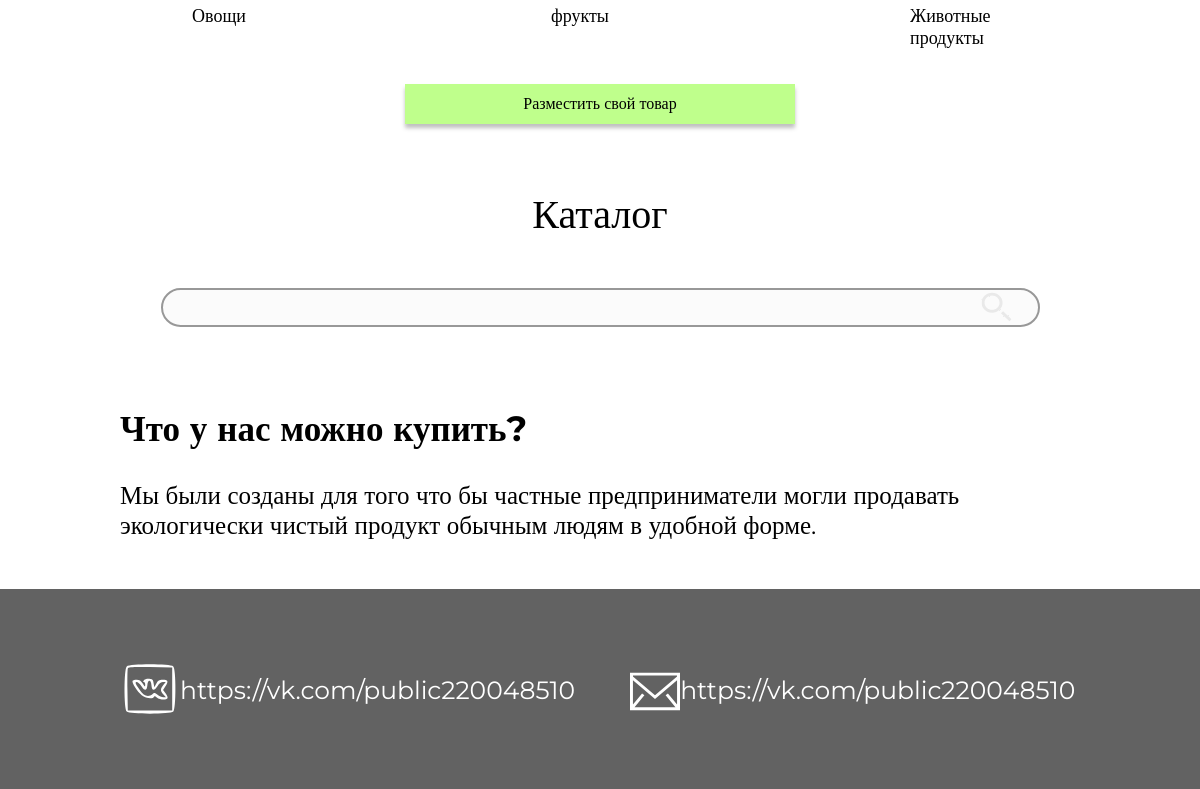
Before: / (lower part) with the older database file.
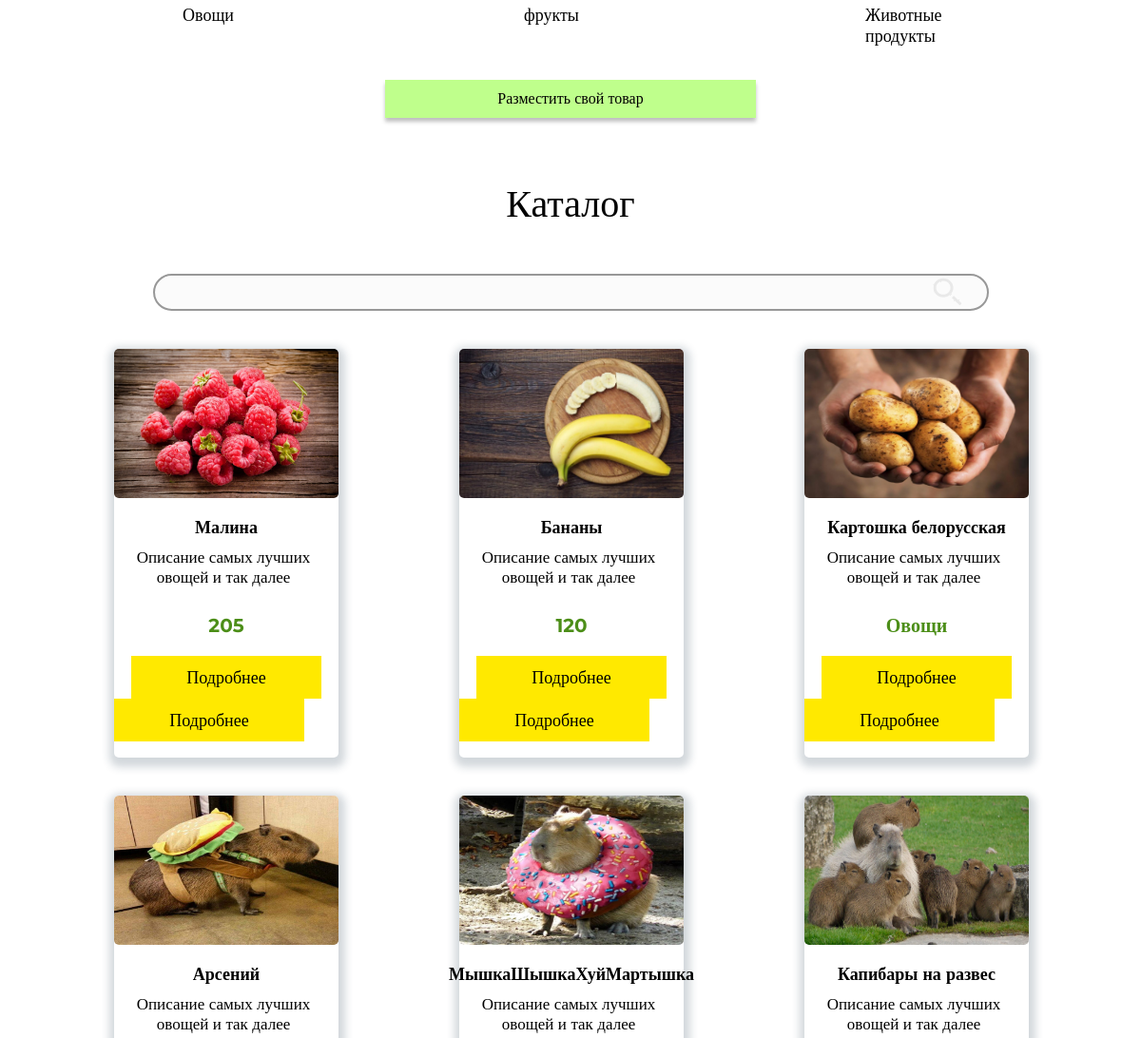
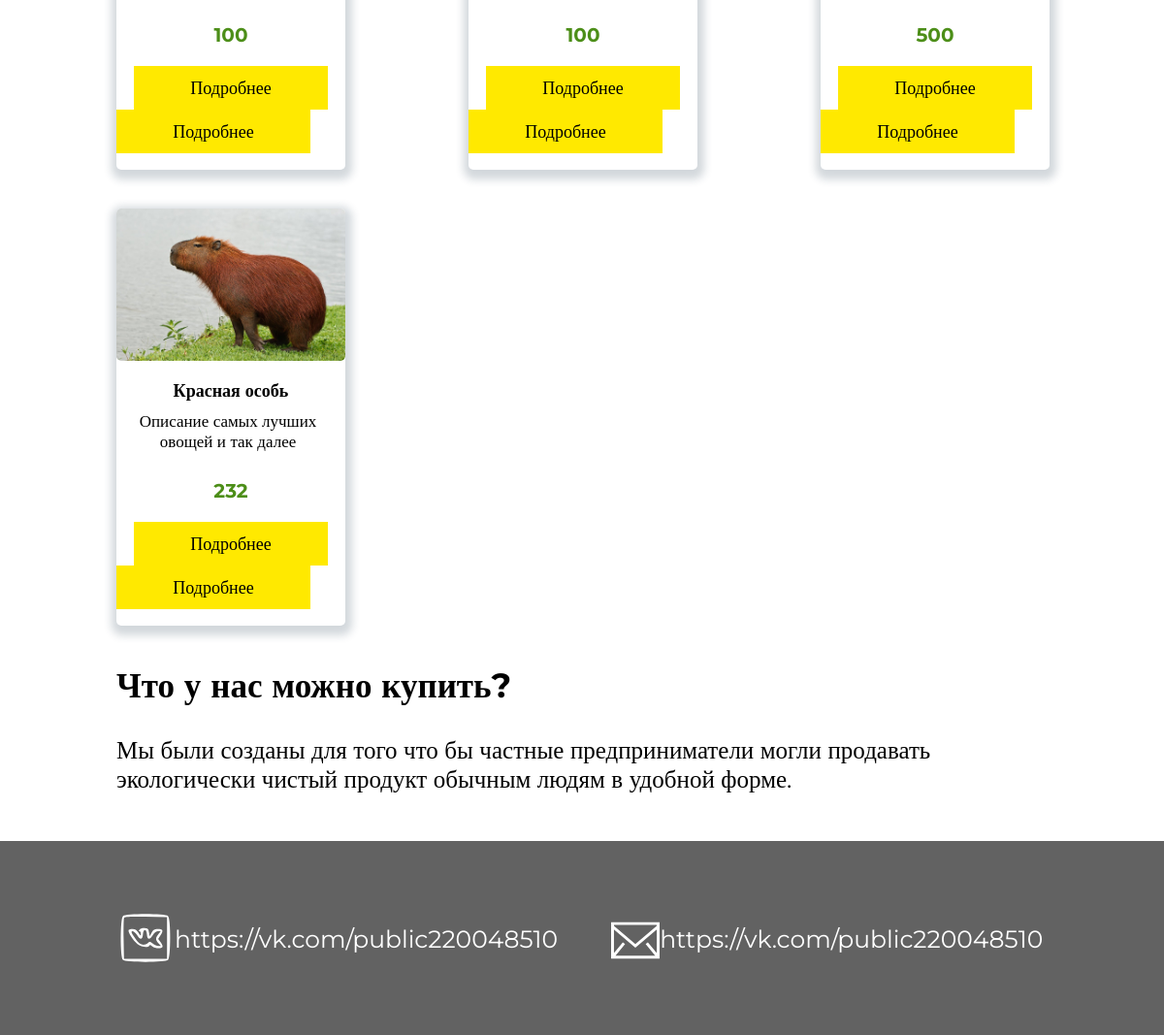
After: the same page with the newer database file (2 pictures, top to bottom).
### Earth/models.py (models this page shows)
class ProductCard(models.Model):
    user = models.ForeignKey(User,on_delete=models.CASCADE)
    name = models.CharField(max_length=120)
    description = models.TextField(max_length=1000)
    category = models.CharField(max_length=50)
    price = models.CharField(max_length=100)
    photo = models.ImageField(upload_to='product/img/')

### Earth/views.py (the view)
# urls.py: path('', MainPage.as_view())
class MainPage(ListView):
    model = ProductCard
    template_name = 'Earth/main/index.html'
    context_object_name = 'products'

### Earth/templates/Earth/main/index.html (shortened to what this page needs)
{% load static %}
<!DOCTYPE html>
<html lang="ru">
<head>
    <link href="{% static 'css/index/index.css' %} " rel="stylesheet">
    <link href="{% static 'css/index/Catalog.css' %} " rel="stylesheet">
</head>
<body>
<section class="main_page">
    <div class="SecBlockMain">
            <div class="test">
                <div class="GridPbText">
                    <div class="vegetables">
                        Овощи
                    </div>
                    <div class="vegetables">
                        фрукты
                    </div>
                    <div class="vegetables">
                        Животные продукты
                    </div>
                </div>
            </div>
      <div class="addProduct">
                <div class="addCard">
                    <div class="addCardParrent">
                        <div class="LinkAdd">
                            <a  class="addCardBtn" href="#">Разместить свой товар</a>
                        </div>
                    </div>
            </div>
      </div>
    </div>
    <div class="ProductText">Каталог</div>
    <div class="SearchMain">
        <input class="Search" type="text" id="elastic">
        <label class="imgSearch" for=""><img class="imgSearch" src="{% static 'img/search.svg'%}" alt=""></label>
    </div>
      <section class="Catalog">
        <div class="CardGrid">
            {% for product in products %}
            <div class="card">
                <img class="CardImg" src="{{ product.photo.url }}" alt="">
                <div class="name_product">
                    <p class="NameProduct"> {{ product.name }} </p>
                </div>
                <div class="description_product">
                    <p>Описание самых лучших овощей и так далее</p>
                </div>
                <div class="product_price">
                    <p> {{ product.price }}</p>
                </div>
                <div class="detailed">
                    <button class="detailed_btn">Подробнее</button>
                </div>
                <div class="time_card">
                    <button class="detailed_btn">Подробнее</button>
                </div>
            </div>
            {% endfor %}
        </div>
        <div class="LastBlock"><h2 class="WhySellH2">Что у нас можно купить?</h2>
            <p class="WhySellText">Мы были созданы для того что бы частные предприниматели
                могли продавать экологически чистый продукт обычным людям
                в удобной форме.</p>
            </div>
    </section>
</section>
    <footer>
        <div class="FooterMenu">
            <div class="contactFooter">
                <div class="vk">
                    <a class="vklink" href="https://vk.com/public220048510 "><img class="VkIcon" src="{% static 'img/vk.svg'%}"  alt="">
                    <p class="vklinktext">https://vk.com/public220048510</p>
                    </a>
                </div>
                <div class="mail">
                    <a class="maillink" href="https://vk.com/public220048510 "><img class="mailIcon" src="{% static 'img/mail.svg'%}"  alt="">
                    <p class="maillinktext">https://vk.com/public220048510</p>
                    </a>
                </div>
            </div>
        </div>
    </footer>
</body>
</html>

### Earth/static/css/index/index.css (style rules this page uses)
* { margin: 0; text-decoration: 0; }
body,html { height: 100%; width: 100%; margin: 0; padding: 0; }
body { font-family: 'Montserrat'; }
.main_page { width: 960px; background-color: #FFFF; margin: auto; }
.WhySellH2 { font-size: 35px; }
.WhySellText { margin-top: 30px; font-size: 25px; }
.SearchMain { margin-top: 50px; width:960px; display: flex; justify-content: center; }
.Search { background-color: #FBFBFB; border: solid #E9E9E9 2px; border-radius: 23px; text-align: center; font-size: 22px; height: 33px; margin: auto; width: 871px; }
.addCard { width: 390px; transition: transform 0.25s; display: flex; justify-content: center; }
.addCardParrent { cursor: pointer; box-shadow: 0px 4px 4px rgba(0, 0, 0, 0.25); margin-top:35px; width: 390px; height: 40px; text-align: center; background-color: #BFFF8C; }
.LinkAdd { margin-top: 10px; }
.addCardBtn { color: black; text-align: center; margin-top: 12px; }
.LastBlock { margin-bottom: 49px; margin-top: 40px; }
.ProductText { font-size: 40px; margin-top: 65px; text-align: center; width: 960px; }
footer { width: 100%; height: 200px; background-color: #626262; }
.GridPbText { margin-top: 10px; margin-left: 72px; display: grid; grid-template-columns: repeat(3,236px); column-gap: 123px; }
.vegetables { font-size: 18px; width: 80px; }
.imgSearch { margin-top: 2px; margin-left: 262px; width: 80px; height: 30px; position: absolute; }
footer { display: flex; justify-content: center; }
.FooterMenu { color: white; width: 960px; }
.VkIcon { width: 60px; height: 60px; }
.vklink { display: flex; }
.vklinktext { margin-top: 16px; color: white; font-size: 25px; }
.maillink { display: flex; }
.maillinktext { margin-top: 16px; color: white; font-size: 25px; }
.mailIcon { width: 50px; height: 60px; }
.mail { margin-left: 55px; }
.contactFooter { margin-top: 70px; display: flex; }
.addProduct { width: 960px; display: flex; justify-content: center; }
@media (max-width: 1280px) { .Search { border: solid #989898 2px; border-radius: 23px; text-align: center; font-size: 22px; height: 33px; margin: auto; width: 871px; } }

### Earth/static/css/index/Catalog.css (style rules this page uses)
.CardGrid { margin-top: 40px; display: grid; grid-template-columns: repeat(3,240px); column-gap: 123px; row-gap: 40px; }
.card { background: #FFFF; border-radius: 5px; width: 236px; height: 430px; border-radius: 5px; -webkit-box-shadow: 1px 4px 8px 6px rgba(34, 60, 80, 0.2); -moz-box-shadow: 1px 4px 8px 6px rgba(34, 60, 80, 0.2); box-shadow: 1px 4px 8px 6px rgba(34, 60, 80, 0.2); }
.CardImg { border-radius: 5px; width:236px ; height: 157px; }
.name_product { margin-top: 16px; font-size: 18px; display: flex; justify-content: center; font-weight: bold; }
.detailed { margin-top: 20px; display: flex; justify-content: center; }
.detailed_btn { background-color: #FFE900; font-family:'Montserrat'; border: none; width: 200px; height: 45px; text-align: center; font-size: 18px; }
.product_price { font-size: 20px; display: flex; justify-content:center; color: #4C8E18; font-weight: bold; }
.description_product { font-size: 17px; margin-top: 10px; text-align: center; min-height: 70px; max-height: 70px; max-width: 230px; }

Changed rows visible on the page:
added ProductCard: photo (picture), name "Малина", price "205"
added ProductCard: photo (picture), name "Бананы", price "120"
added ProductCard: photo (picture), name "Картошка белорусская", price "Овощи"
added ProductCard: photo (picture), name "Арсений", price "100"
added ProductCard: photo (picture), name "МышкаШышкаХуйМартышка", price "100"
added ProductCard: photo (picture), name "Капибары на развес", price "500"
added ProductCard: photo (picture), name "Красная особь", price "232"
